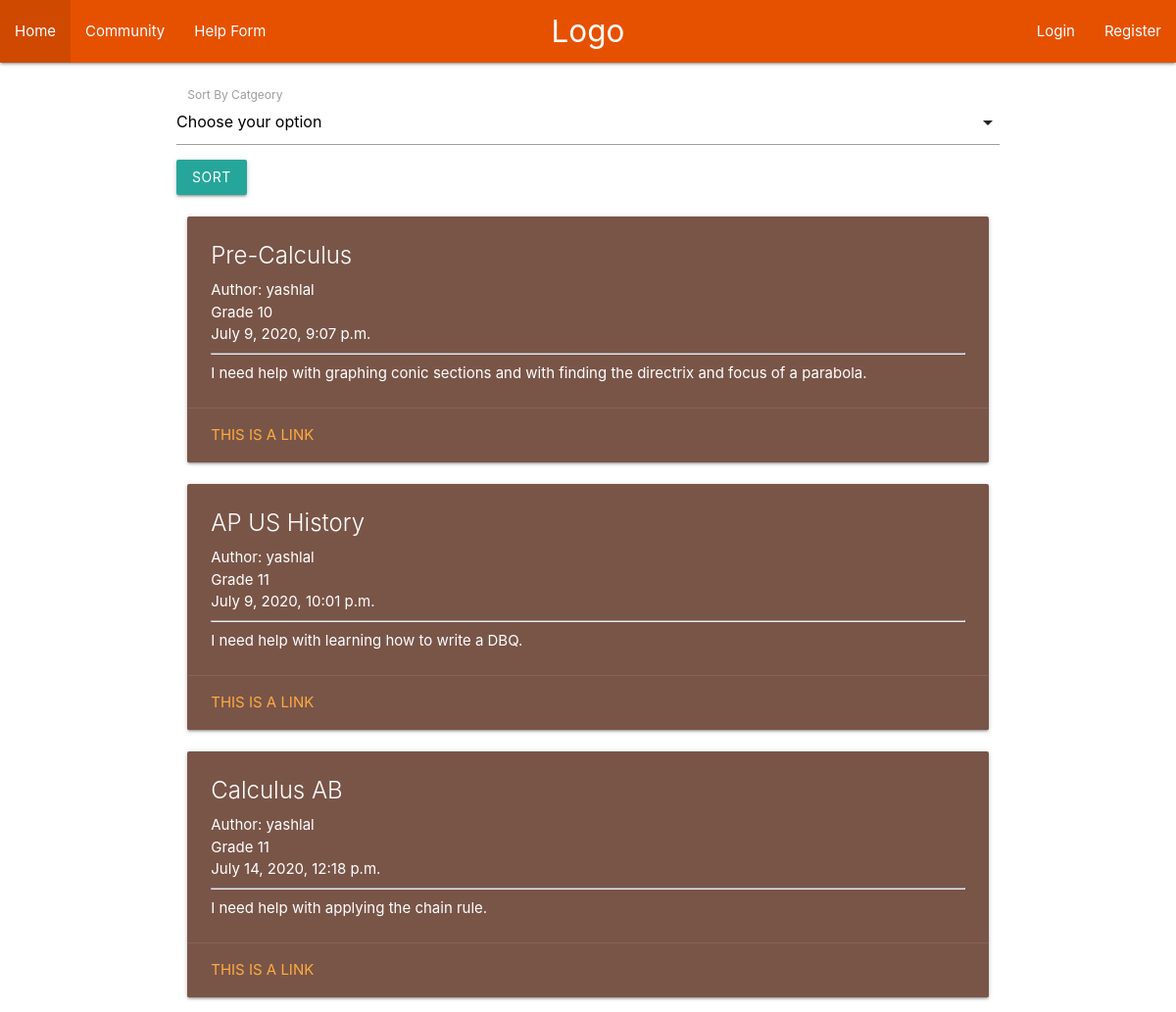
Before: /community/ with the older database file.
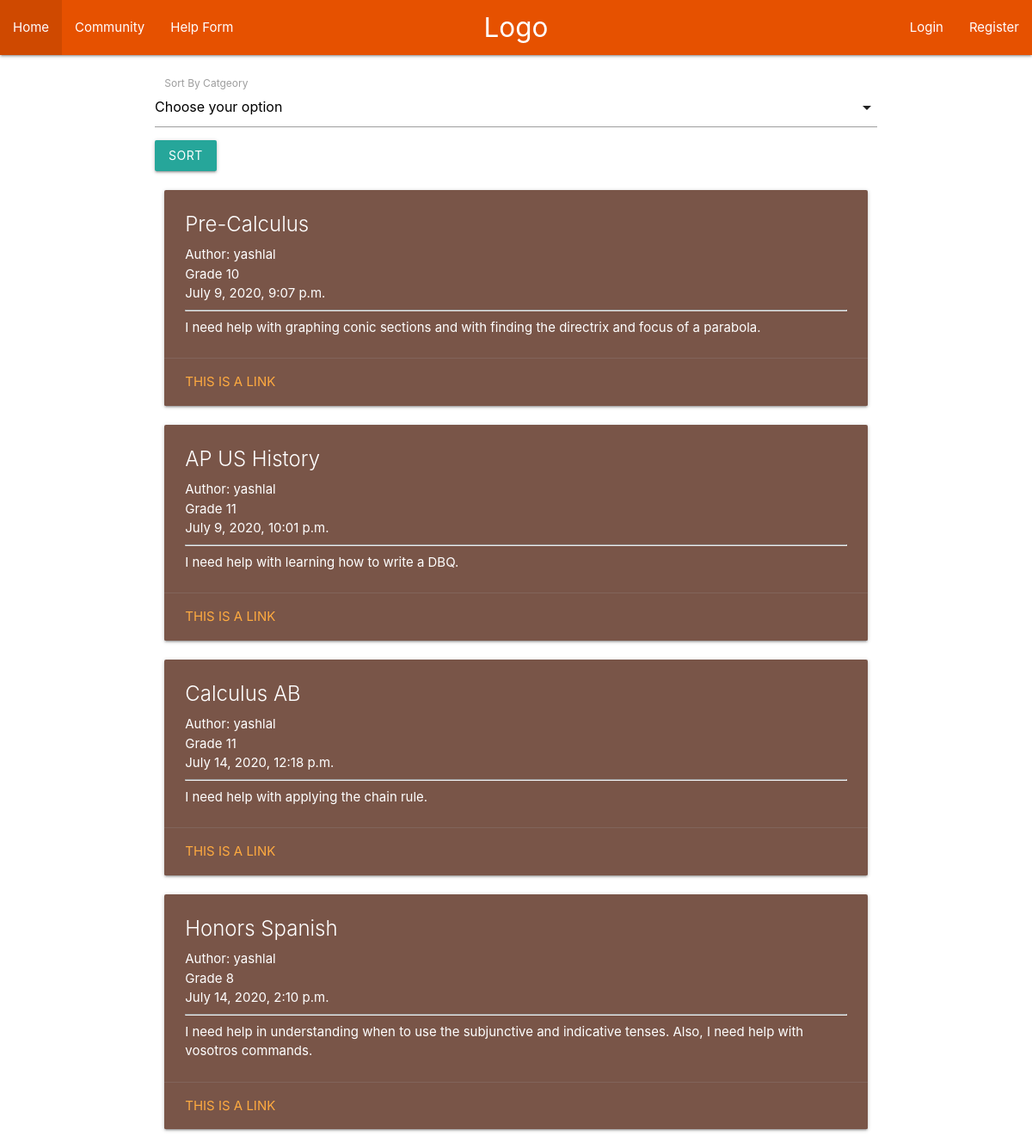
After: the same page with the newer database file.
### main/models.py (models this page shows, shortened)
class Request(models.Model):
    subject = models.CharField(max_length = 200)
    category = models.ForeignKey(Category, default=1, verbose_name="Category", on_delete=models.SET_DEFAULT)
    author = models.CharField(max_length = 200, default="")
    grade_level = IntegerRangeField(min_value=1, max_value=12)
    dt = models.DateTimeField("DateTime Published", default=datetime.now)
    content = models.TextField()

### main/views.py (the view, shortened to what this page needs)
# urls.py: path('community/', views.community, name="community"),
def community(request):
    filtered_requests = []
    if request.method == "GET":
        category_key = request.GET.get('category_key')
        if category_key == None:
            return render(request=request, template_name="main/community.html", context={'requests': Request.objects.all, 'categories': Category.objects.all()})
        elif category_key == "all":
            return render(request=request, template_name="main/community.html", context={'requests': Request.objects.all, 'categories': Category.objects.all()})

### main/templates/main/community.html (shortened to what this page needs)
{% extends "main/header.html" %}
{% block content %}
  <br>
  <form action="." method="GET">
    <div class="input-field col s12">
       <label>Sort By Catgeory</label>
     </div>
     <button type="submit" class="btn btn-primary">Sort</button>
  </form>
  <div class="row">
    {% for req in requests %}
        <div class="col s12">
          <div class="card brown">
            <div class="card-content white-text">
              <span class="card-title">{{req.subject}}</span>
              <p>Author: {{req.author}}</p>
              <p>Grade {{req.grade_level}}</p>
              <p>{{req.dt}}</p>
              <hr>
              <p>{{req.content}}</p>
            </div>
            <div class="card-action">
              <a href="#">This is a link</a>
            </div>
          </div>
        </div>
    {% endfor %}
  </div>
{% endblock %}

### main/templates/main/header.html (shortened to what this page needs)
<head>
  {% load static %}
  <link rel="stylesheet" href="../../static/main/css/materialize.css?{% now "U" %}">
</head>
<body>
  <nav>
    <div class="nav-wrapper orange darken-4">
      <a href="#" class="brand-logo center">Logo</a>
      {% include 'main/includes/navbaritems.html' %}
    </div>
  </nav>
  <div class="container">
    {% block content %}
    {% endblock %}
  </div>
</body>

### main/templates/main/includes/navbaritems.html
<ul id="nav-mobile" class="left hide-on-med-and-down">
  <li><a href="/home" class="active">Home</a></li>
  <li><a href="/community" class="active">Community</a></li>
  <li><a href="/helpform">Help Form</a>
</ul>
<ul id="nav-mobile" class="right hide-on-med-and-down">
  {% if user.is_authenticated %}
    <li><a href="/profile" class="active">{{user.username}}</a></li>
    <li><a href="/logout" class="active">Logout</a></li>
  {% else %}
    <li><a href="/login" class="active">Login</a></li>
    <li><a href="/register" class="active">Register</a></li>
  {% endif %}
</ul>

Changed rows visible on the page:
added Request: subject "Honors Spanish", author "yashlal", grade_level "8", dt "July 14, 2020, 2:10 p.m.", content "I need help in understanding when to use the subjunctive and indicative tenses. Also, I need help with vosotros commands."
